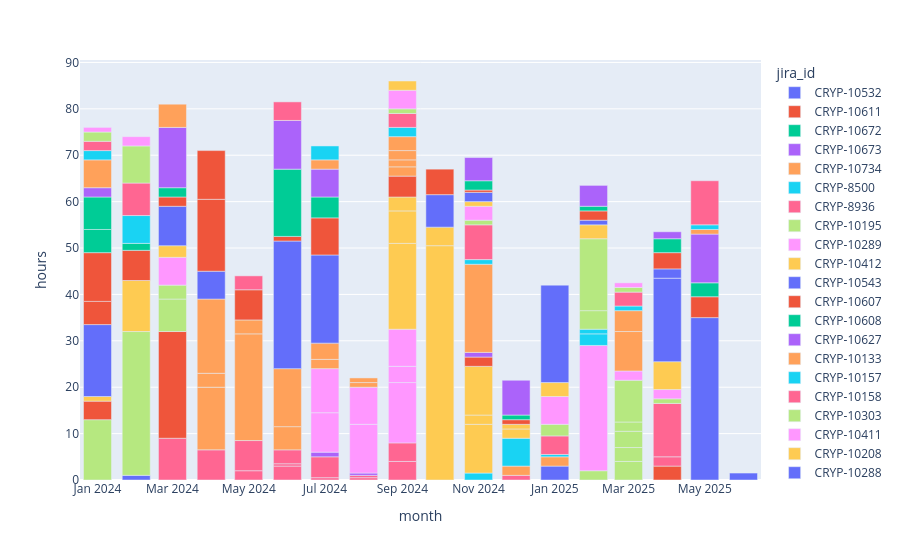

The cell this chart's notebook holds for it:
### Code cell
px.bar(user_issues_hours_monthly(ts_user).toPandas(),x='month',y='hours',color='jira_id',hover_data={'summary':True})
